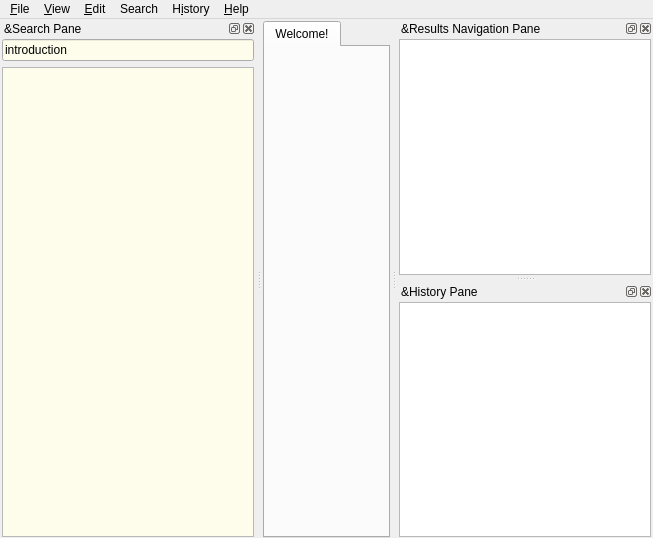
<?xml version="1.0" encoding="UTF-8"?>
<ui version="4.0">
 <class>MainWindow</class>
 <widget class="QMainWindow" name="MainWindow">
  <property name="geometry">
   <rect>
    <x>0</x>
    <y>0</y>
    <width>653</width>
    <height>538</height>
   </rect>
  </property>
  <property name="windowTitle">
   <string notr="true">Từ điển chuyên ngành Vũ Khí - Trường Sỹ quan Kỹ thuật Quân sự</string>
  </property>
  <property name="windowIcon">
   <iconset resource="resources.qrc">
    <normaloff>:/icons/bookcase.png</normaloff>:/icons/bookcase.png</iconset>
  </property>
  <widget class="QWidget" name="centralWidget">
   <layout class="QHBoxLayout" name="horizontalLayout_2">
    <property name="leftMargin">
     <number>1</number>
    </property>
    <property name="topMargin">
     <number>2</number>
    </property>
    <property name="rightMargin">
     <number>1</number>
    </property>
    <property name="bottomMargin">
     <number>0</number>
    </property>
    <item>
     <widget class="MainTabWidget" name="tabWidget">
      <property name="currentIndex">
       <number>0</number>
      </property>
      <property name="iconSize">
       <size>
        <width>16</width>
        <height>16</height>
       </size>
      </property>
      <property name="elideMode">
       <enum>Qt::ElideRight</enum>
      </property>
      <widget class="QWidget" name="tab">
       <attribute name="title">
        <string>Welcome!</string>
       </attribute>
       <layout class="QHBoxLayout" name="horizontalLayout_4">
        <property name="leftMargin">
         <number>0</number>
        </property>
        <property name="topMargin">
         <number>0</number>
        </property>
        <property name="rightMargin">
         <number>0</number>
        </property>
        <property name="bottomMargin">
         <number>0</number>
        </property>
       </layout>
      </widget>
     </widget>
    </item>
   </layout>
  </widget>
  <widget class="QMenuBar" name="menubar">
   <property name="geometry">
    <rect>
     <x>0</x>
     <y>0</y>
     <width>653</width>
     <height>21</height>
    </rect>
   </property>
   <widget class="QMenu" name="menuFile">
    <property name="title">
     <string>&amp;File</string>
    </property>
    <addaction name="newTab"/>
    <addaction name="separator"/>
    <addaction name="pageSetup"/>
    <addaction name="printPreview"/>
    <addaction name="print"/>
    <addaction name="separator"/>
    <addaction name="saveArticle"/>
    <addaction name="separator"/>
    <addaction name="rescanFiles"/>
    <addaction name="separator"/>
    <addaction name="actionCloseToTray"/>
    <addaction name="quit"/>
   </widget>
   <widget class="QMenu" name="menu_Edit">
    <property name="title">
     <string>&amp;Edit</string>
    </property>
    <addaction name="dictionaries"/>
    <addaction name="preferences"/>
   </widget>
   <widget class="QMenu" name="menu_Help">
    <property name="title">
     <string>&amp;Help</string>
    </property>
    <addaction name="showReference"/>
    <addaction name="separator"/>
    <addaction name="visitHomepage"/>
    <addaction name="separator"/>
    <addaction name="openConfigFolder"/>
    <addaction name="separator"/>
    <addaction name="about"/>
   </widget>
   <widget class="QMenu" name="menuView">
    <property name="title">
     <string>&amp;View</string>
    </property>
    <widget class="QMenu" name="menuZoom">
     <property name="title">
      <string>&amp;Zoom</string>
     </property>
    </widget>
    <addaction name="menuZoom"/>
   </widget>
   <widget class="QMenu" name="menuHistory">
    <property name="title">
     <string>H&amp;istory</string>
    </property>
    <addaction name="showHideHistory"/>
    <addaction name="exportHistory"/>
    <addaction name="importHistory"/>
    <addaction name="separator"/>
    <addaction name="clearHistory"/>
   </widget>
   <widget class="QMenu" name="menuSearch">
    <property name="title">
     <string>Search</string>
    </property>
    <addaction name="searchInPageAction"/>
    <addaction name="fullTextSearchAction"/>
   </widget>
   <addaction name="menuFile"/>
   <addaction name="menuView"/>
   <addaction name="menu_Edit"/>
   <addaction name="menuSearch"/>
   <addaction name="menuHistory"/>
   <addaction name="menu_Help"/>
  </widget>
  <widget class="QDockWidget" name="searchPane">
   <property name="windowTitle">
    <string>&amp;Search Pane</string>
   </property>
   <attribute name="dockWidgetArea">
    <number>1</number>
   </attribute>
   <widget class="SearchPaneWidget" name="searchPaneWidget">
    <property name="sizePolicy">
     <sizepolicy hsizetype="Preferred" vsizetype="Preferred">
      <horstretch>0</horstretch>
      <verstretch>0</verstretch>
     </sizepolicy>
    </property>
    <layout class="QVBoxLayout" name="verticalLayout">
     <property name="leftMargin">
      <number>2</number>
     </property>
     <property name="topMargin">
      <number>1</number>
     </property>
     <property name="rightMargin">
      <number>2</number>
     </property>
     <property name="bottomMargin">
      <number>1</number>
     </property>
     <item>
      <widget class="QLineEdit" name="translateLine">
       <property name="minimumSize">
        <size>
         <width>200</width>
         <height>0</height>
        </size>
       </property>
       <property name="baseSize">
        <size>
         <width>0</width>
         <height>0</height>
        </size>
       </property>
       <property name="palette">
        <palette>
         <active>
          <colorrole role="Base">
           <brush brushstyle="SolidPattern">
            <color alpha="255">
             <red>254</red>
             <green>253</green>
             <blue>235</blue>
            </color>
           </brush>
          </colorrole>
         </active>
         <inactive>
          <colorrole role="Base">
           <brush brushstyle="SolidPattern">
            <color alpha="255">
             <red>254</red>
             <green>253</green>
             <blue>235</blue>
            </color>
           </brush>
          </colorrole>
         </inactive>
         <disabled>
          <colorrole role="Base">
           <brush brushstyle="SolidPattern">
            <color alpha="255">
             <red>255</red>
             <green>255</green>
             <blue>255</blue>
            </color>
           </brush>
          </colorrole>
         </disabled>
        </palette>
       </property>
       <property name="text">
        <string>introduction</string>
       </property>
       <property name="frame">
        <bool>true</bool>
       </property>
      </widget>
     </item>
     <item>
      <widget class="WordList" name="wordList">
       <property name="palette">
        <palette>
         <active>
          <colorrole role="Base">
           <brush brushstyle="SolidPattern">
            <color alpha="255">
             <red>254</red>
             <green>253</green>
             <blue>235</blue>
            </color>
           </brush>
          </colorrole>
         </active>
         <inactive>
          <colorrole role="Base">
           <brush brushstyle="SolidPattern">
            <color alpha="255">
             <red>254</red>
             <green>253</green>
             <blue>235</blue>
            </color>
           </brush>
          </colorrole>
         </inactive>
         <disabled>
          <colorrole role="Base">
           <brush brushstyle="SolidPattern">
            <color alpha="255">
             <red>255</red>
             <green>255</green>
             <blue>255</blue>
            </color>
           </brush>
          </colorrole>
         </disabled>
        </palette>
       </property>
      </widget>
     </item>
    </layout>
   </widget>
  </widget>
  <widget class="QDockWidget" name="dictsPane">
   <property name="windowTitle">
    <string>&amp;Results Navigation Pane</string>
   </property>
   <attribute name="dockWidgetArea">
    <number>2</number>
   </attribute>
   <widget class="DictsPaneWidget" name="dictsPaneWidget">
    <layout class="QVBoxLayout" name="verticalLayout_2">
     <property name="leftMargin">
      <number>2</number>
     </property>
     <property name="topMargin">
      <number>1</number>
     </property>
     <property name="rightMargin">
      <number>2</number>
     </property>
     <property name="bottomMargin">
      <number>1</number>
     </property>
     <item>
      <widget class="QListWidget" name="dictsList"/>
     </item>
    </layout>
   </widget>
  </widget>
  <widget class="QDockWidget" name="historyPane">
   <property name="windowTitle">
    <string>&amp;History Pane</string>
   </property>
   <attribute name="dockWidgetArea">
    <number>2</number>
   </attribute>
   <widget class="HistoryPaneWidget" name="historyPaneWidget">
    <layout class="QVBoxLayout" name="verticalLayout_4">
     <property name="spacing">
      <number>2</number>
     </property>
     <property name="leftMargin">
      <number>2</number>
     </property>
     <property name="topMargin">
      <number>1</number>
     </property>
     <property name="rightMargin">
      <number>2</number>
     </property>
     <property name="bottomMargin">
      <number>1</number>
     </property>
     <item>
      <widget class="QListView" name="historyList"/>
     </item>
    </layout>
   </widget>
  </widget>
  <action name="dictionaries">
   <property name="icon">
    <iconset resource="resources.qrc">
     <normaloff>:/icons/book.png</normaloff>:/icons/book.png</iconset>
   </property>
   <property name="text">
    <string>&amp;Dictionaries...</string>
   </property>
   <property name="shortcut">
    <string>F3</string>
   </property>
   <property name="menuRole">
    <enum>QAction::NoRole</enum>
   </property>
  </action>
  <action name="preferences">
   <property name="icon">
    <iconset resource="resources.qrc">
     <normaloff>:/icons/configure.png</normaloff>:/icons/configure.png</iconset>
   </property>
   <property name="text">
    <string>&amp;Preferences...</string>
   </property>
   <property name="shortcut">
    <string>F4</string>
   </property>
   <property name="menuRole">
    <enum>QAction::PreferencesRole</enum>
   </property>
  </action>
  <action name="visitHomepage">
   <property name="text">
    <string>&amp;Homepage</string>
   </property>
   <property name="menuRole">
    <enum>QAction::NoRole</enum>
   </property>
  </action>
  <action name="about">
   <property name="text">
    <string>&amp;About</string>
   </property>
   <property name="toolTip">
    <string>About TDNDict</string>
   </property>
   <property name="menuRole">
    <enum>QAction::AboutRole</enum>
   </property>
  </action>
  <action name="quit">
   <property name="text">
    <string>&amp;Quit</string>
   </property>
   <property name="toolTip">
    <string>Quit from application</string>
   </property>
   <property name="shortcut">
    <string>Ctrl+Q</string>
   </property>
   <property name="menuRole">
    <enum>QAction::QuitRole</enum>
   </property>
  </action>
  <action name="visitForum">
   <property name="text">
    <string>&amp;Forum</string>
   </property>
   <property name="menuRole">
    <enum>QAction::NoRole</enum>
   </property>
  </action>
  <action name="actionCloseToTray">
   <property name="text">
    <string>&amp;Close To Tray</string>
   </property>
   <property name="toolTip">
    <string>Minimizes the window to tray</string>
   </property>
   <property name="shortcut">
    <string>Ctrl+F4</string>
   </property>
   <property name="menuRole">
    <enum>QAction::NoRole</enum>
   </property>
  </action>
  <action name="saveArticle">
   <property name="icon">
    <iconset resource="resources.qrc">
     <normaloff>:/icons/filesave.png</normaloff>:/icons/filesave.png</iconset>
   </property>
   <property name="text">
    <string>&amp;Save Article</string>
   </property>
   <property name="toolTip">
    <string>Save Article</string>
   </property>
   <property name="shortcut">
    <string>F2</string>
   </property>
   <property name="menuRole">
    <enum>QAction::NoRole</enum>
   </property>
  </action>
  <action name="print">
   <property name="icon">
    <iconset resource="resources.qrc">
     <normaloff>:/icons/print.png</normaloff>:/icons/print.png</iconset>
   </property>
   <property name="text">
    <string>&amp;Print</string>
   </property>
   <property name="shortcut">
    <string>Ctrl+P</string>
   </property>
   <property name="menuRole">
    <enum>QAction::NoRole</enum>
   </property>
  </action>
  <action name="pageSetup">
   <property name="text">
    <string>Page Set&amp;up</string>
   </property>
   <property name="menuRole">
    <enum>QAction::NoRole</enum>
   </property>
  </action>
  <action name="printPreview">
   <property name="text">
    <string>Print Pre&amp;view</string>
   </property>
   <property name="menuRole">
    <enum>QAction::NoRole</enum>
   </property>
  </action>
  <action name="rescanFiles">
   <property name="text">
    <string>&amp;Rescan Files</string>
   </property>
   <property name="shortcut">
    <string>Ctrl+F5</string>
   </property>
   <property name="menuRole">
    <enum>QAction::NoRole</enum>
   </property>
  </action>
  <action name="clearHistory">
   <property name="text">
    <string>&amp;Clear</string>
   </property>
   <property name="menuRole">
    <enum>QAction::NoRole</enum>
   </property>
  </action>
  <action name="newTab">
   <property name="icon">
    <iconset resource="resources.qrc">
     <normaloff>:/icons/addtab.png</normaloff>:/icons/addtab.png</iconset>
   </property>
   <property name="text">
    <string>&amp;New Tab</string>
   </property>
   <property name="shortcut">
    <string>Ctrl+T</string>
   </property>
   <property name="shortcutContext">
    <enum>Qt::WidgetShortcut</enum>
   </property>
   <property name="menuRole">
    <enum>QAction::NoRole</enum>
   </property>
  </action>
  <action name="openConfigFolder">
   <property name="text">
    <string>&amp;Configuration Folder</string>
   </property>
   <property name="menuRole">
    <enum>QAction::NoRole</enum>
   </property>
  </action>
  <action name="showHideHistory">
   <property name="text">
    <string>&amp;Show</string>
   </property>
   <property name="shortcut">
    <string>Ctrl+H</string>
   </property>
   <property name="menuRole">
    <enum>QAction::NoRole</enum>
   </property>
  </action>
  <action name="exportHistory">
   <property name="text">
    <string>&amp;Export</string>
   </property>
   <property name="menuRole">
    <enum>QAction::NoRole</enum>
   </property>
  </action>
  <action name="importHistory">
   <property name="text">
    <string>&amp;Import</string>
   </property>
   <property name="menuRole">
    <enum>QAction::NoRole</enum>
   </property>
  </action>
  <action name="alwaysOnTop">
   <property name="checkable">
    <bool>true</bool>
   </property>
   <property name="text">
    <string>&amp;Always on Top</string>
   </property>
   <property name="toolTip">
    <string>Always on Top</string>
   </property>
   <property name="shortcut">
    <string>Ctrl+O</string>
   </property>
  </action>
  <action name="menuOptions">
   <property name="icon">
    <iconset resource="resources.qrc">
     <normaloff>:/icons/menu_button.png</normaloff>:/icons/menu_button.png</iconset>
   </property>
   <property name="text">
    <string>Menu Button</string>
   </property>
   <property name="toolTip">
    <string>Menu Button</string>
   </property>
  </action>
  <action name="searchInPageAction">
   <property name="text">
    <string>Search in page</string>
   </property>
   <property name="shortcut">
    <string>Ctrl+F</string>
   </property>
   <property name="menuRole">
    <enum>QAction::TextHeuristicRole</enum>
   </property>
  </action>
  <action name="fullTextSearchAction">
   <property name="text">
    <string>Full-text search</string>
   </property>
   <property name="shortcut">
    <string>Ctrl+Shift+F</string>
   </property>
   <property name="shortcutContext">
    <enum>Qt::WidgetWithChildrenShortcut</enum>
   </property>
   <property name="menuRole">
    <enum>QAction::TextHeuristicRole</enum>
   </property>
  </action>
  <action name="showReference">
   <property name="text">
    <string>Hướng dẫn</string>
   </property>
   <property name="shortcut">
    <string>F1</string>
   </property>
  </action>
  <action name="showHideFavorites">
   <property name="text">
    <string>Show</string>
   </property>
   <property name="shortcut">
    <string notr="true">Ctrl+I</string>
   </property>
  </action>
  <action name="exportFavorites">
   <property name="text">
    <string>Export</string>
   </property>
  </action>
  <action name="importFavorites">
   <property name="text">
    <string>Import</string>
   </property>
  </action>
  <action name="actionAddToFavorites">
   <property name="text">
    <string>Add</string>
   </property>
   <property name="statusTip">
    <string>Add current tab to Favorites</string>
   </property>
   <property name="shortcut">
    <string>Ctrl+E</string>
   </property>
  </action>
  <action name="ExportFavoritesToList">
   <property name="text">
    <string>Export to list</string>
   </property>
  </action>
 </widget>
 <customwidgets>
  <customwidget>
   <class>SearchPaneWidget</class>
   <extends>QWidget</extends>
   <header>searchpanewidget.hh</header>
   <container>1</container>
  </customwidget>
  <customwidget>
   <class>DictsPaneWidget</class>
   <extends>QWidget</extends>
   <header>dictspanewidget.hh</header>
   <container>1</container>
  </customwidget>
  <customwidget>
   <class>MainTabWidget</class>
   <extends>QTabWidget</extends>
   <header>maintabwidget.hh</header>
   <container>1</container>
  </customwidget>
  <customwidget>
   <class>HistoryPaneWidget</class>
   <extends>QWidget</extends>
   <header>historypanewidget.hh</header>
   <container>1</container>
  </customwidget>
  <customwidget>
   <class>WordList</class>
   <extends>QListWidget</extends>
   <header>wordlist.hh</header>
  </customwidget>
 </customwidgets>
 <tabstops>
  <tabstop>translateLine</tabstop>
  <tabstop>tabWidget</tabstop>
  <tabstop>dictsList</tabstop>
 </tabstops>
 <resources>
  <include location="resources.qrc"/>
 </resources>
 <connections/>
</ui>
